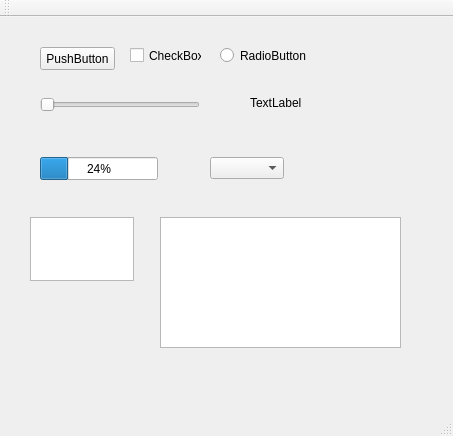
<?xml version="1.0" encoding="UTF-8"?>
<ui version="4.0">
 <class>QtMVCWindow</class>
 <widget class="QMainWindow" name="QtMVCWindow">
  <property name="geometry">
   <rect>
    <x>0</x>
    <y>0</y>
    <width>453</width>
    <height>436</height>
   </rect>
  </property>
  <property name="windowTitle">
   <string>QtMVCWindow</string>
  </property>
  <widget class="QWidget" name="centralWidget">
   <widget class="QPushButton" name="pushButton">
    <property name="geometry">
     <rect>
      <x>40</x>
      <y>30</y>
      <width>75</width>
      <height>23</height>
     </rect>
    </property>
    <property name="text">
     <string>PushButton</string>
    </property>
   </widget>
   <widget class="QCheckBox" name="checkBox">
    <property name="geometry">
     <rect>
      <x>130</x>
      <y>30</y>
      <width>72</width>
      <height>17</height>
     </rect>
    </property>
    <property name="text">
     <string>CheckBox</string>
    </property>
   </widget>
   <widget class="QRadioButton" name="radioButton">
    <property name="geometry">
     <rect>
      <x>220</x>
      <y>30</y>
      <width>89</width>
      <height>17</height>
     </rect>
    </property>
    <property name="text">
     <string>RadioButton</string>
    </property>
   </widget>
   <widget class="QSlider" name="horizontalSlider">
    <property name="geometry">
     <rect>
      <x>40</x>
      <y>80</y>
      <width>160</width>
      <height>16</height>
     </rect>
    </property>
    <property name="orientation">
     <enum>Qt::Horizontal</enum>
    </property>
   </widget>
   <widget class="QLabel" name="label">
    <property name="geometry">
     <rect>
      <x>250</x>
      <y>80</y>
      <width>54</width>
      <height>12</height>
     </rect>
    </property>
    <property name="text">
     <string>TextLabel</string>
    </property>
   </widget>
   <widget class="QProgressBar" name="progressBar">
    <property name="geometry">
     <rect>
      <x>40</x>
      <y>140</y>
      <width>118</width>
      <height>23</height>
     </rect>
    </property>
    <property name="value">
     <number>24</number>
    </property>
   </widget>
   <widget class="QComboBox" name="comboBox">
    <property name="geometry">
     <rect>
      <x>210</x>
      <y>140</y>
      <width>74</width>
      <height>22</height>
     </rect>
    </property>
   </widget>
   <widget class="QTextEdit" name="textEdit">
    <property name="geometry">
     <rect>
      <x>30</x>
      <y>200</y>
      <width>104</width>
      <height>64</height>
     </rect>
    </property>
   </widget>
   <widget class="QListView" name="listView">
    <property name="geometry">
     <rect>
      <x>160</x>
      <y>200</y>
      <width>241</width>
      <height>131</height>
     </rect>
    </property>
   </widget>
  </widget>
  <widget class="QMenuBar" name="menuBar">
   <property name="geometry">
    <rect>
     <x>0</x>
     <y>0</y>
     <width>453</width>
     <height>17</height>
    </rect>
   </property>
  </widget>
  <widget class="QToolBar" name="mainToolBar">
   <attribute name="toolBarArea">
    <enum>TopToolBarArea</enum>
   </attribute>
   <attribute name="toolBarBreak">
    <bool>false</bool>
   </attribute>
  </widget>
  <widget class="QStatusBar" name="statusBar"/>
 </widget>
 <layoutdefault spacing="6" margin="11"/>
 <resources/>
 <connections/>
</ui>
